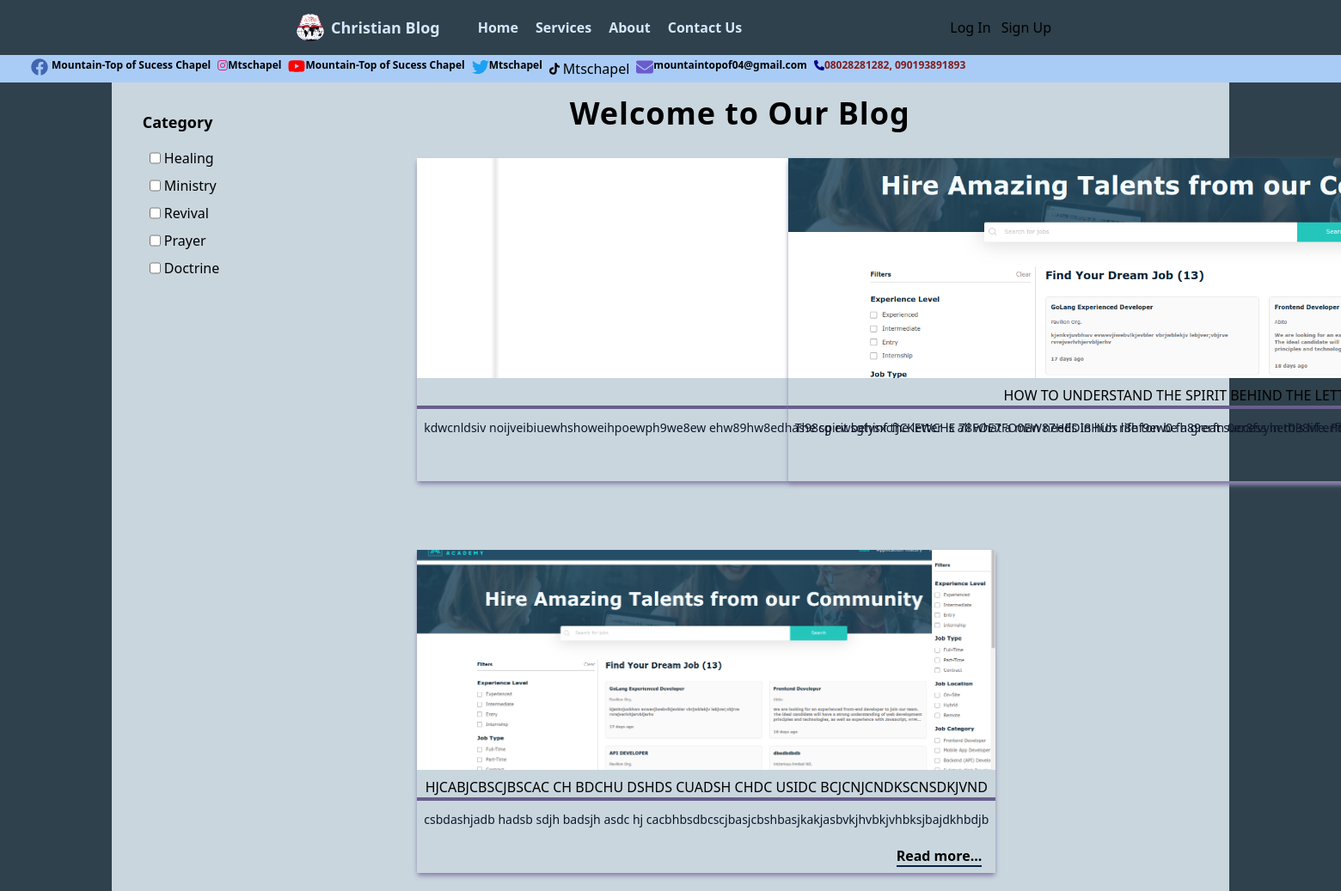
The page / on the database its author committed.
### blog/models.py (models this page shows, shortened)
class Category(models.Model):
    title = models.CharField(max_length=255)
    created_at = models.DateField(auto_now=False, auto_now_add=True)
    published = models.BooleanField(default=False)
    class Meta:
        verbose_name_plural = 'Categories'

class Post(models.Model):
    author = models.ForeignKey(CustomUser, on_delete=models.CASCADE, related_name='author')
    title = models.CharField(max_length=255)
    slug = models.SlugField(null=False, unique=True)
    content = models.TextField()
    img = models.ImageField(upload_to='post_img')
    updated_at = models.DateField(auto_now=True, auto_now_add=False)
    created_at = models.DateField(auto_now=False, auto_now_add=True)
    published = models.BooleanField(default=False)
    status = models.CharField(max_length=50, choices=STATUS, default='draft')
    tag = models.ManyToManyField('Tag')
    category = models.ForeignKey(Category, on_delete=models.CASCADE)
    class Meta:
        verbose_name_plural = 'Posts'

### blog/views.py (the view)
# urls.py: path("", views.index, name='index')
def index(request):
    all_post = Post.objects.filter(published = True)
    category = Category.objects.filter(published = True)
    context = {
        'all_post' : all_post,
        'category': category,
    }
    return render(request, 'index.html', context)

### blog/templates/index.html (shortened to what this page needs)
{% extends 'base.html' %}
{% load static %}
{% block header %}
    {% include 'header.html' %}
{% endblock header %}
{% block content %}
    <section class="max-w-screen sm:bg-tertiary-800">
        <div class="w-full sm:w-5/6 min-h-screen mx-auto flex bg-tertiary-200">
            <div class="hidden lg:block">
                <div class="left m-4 p-4 w-3/4 ">
                    <h1 class="text-lg mb-4 text-center font-extrabold">Category</h1>
                    <div class="grid justify-center">
                        {% if category %}
                            {% for cat in category %}
                            <div class="flex ml-4 mb-2">
                                <input id="cat-checkbox" type="checkbox" class="mr-1">
                                <label for="cat-checkbox" class="text-md">{{ cat.title }}</label>
                            </div>
                            {% endfor %}
                        {% endif %}
                   </div>
                </div>
            </div>
            <div class="right mx-auto p-10 lg:p-4 flex flex-col lg:w-3/4">
                <div class="flex justify-center">
                    <h1 class="text-4xl font-extrabold tracking-wide">Welcome to Our Blog</h1>
                </div>
                <div class="lg:gap-x-28 gap-y-20 w-full flex flex-col lg:grid lg:grid-cols-2 pt-8 px-24">
                    {% if all_post %}
                        {% for post in all_post %}
                        <a href="#" class="h-fit mx-auto transition duration-300 ease-in-out shadow-md shadow-secondary-100 hover:shadow-secondary-900 hover:shadow-lg ">
                            <img src="{{ post.img }}" alt="" class="w-full h-64 object-cover mx-auto ">
                            <div class="mx-auto my-2">
                                <h2 class="border-b-4 border-secondary-900 text-center px-1 uppercase ">{{ post.title }}</h2>
                                <p class="my-3 px-2 text-start text-sm text-slate-900 truncate">
                                    {{ post.content}}
                                </p>
                                <p href="#" class="pt-2 px-4 text-end">
                                    <span class="font-bold  border-b-2 border-primary-900 hover:text-tertiary-700 transition duration-300 ease-out">Read more...</span>
                                </p>
                            </div>
                        </a>
                        {% endfor %}
                    {% endif %}
                </div>
            </div>
        </div>
    </section>
{% endblock content %}

### blog/templates/base.html (shortened to what this page needs)
{% load static %}
<!DOCTYPE html>
<html lang="en">
<head>
    <link rel="stylesheet" href="{% static 'css/style.css' %}">
    <script src="https://cdn.tailwindcss.com"></script>
</head>
<body>
    {% block header %}
    {% endblock header %}
    {% block content %}
    {% endblock content %}
</body>
</html>

### blog/templates/header.html (shortened to what this page needs)
{% load static %}
<nav class="bg-tertiary-800 shadow-lg">
    <div class="max-w-6xl mx-auto px-4">
        <div class="flex justify-around">
            <div class="flex space-x-7">
                <div>
                    <a href="#" class="flex items-center justify-start py-4 px-2">
                        <img src="{% static 'img/logo.png' %}" alt="Logo" class="h-8 w-8 mr-2" />
                        <span class="font-semibold text-primary-100 text-lg">
                            Christian Blog
                        </span>
                    </a>
                </div>
                <div class="hidden md:flex items-center space-x-1">
                    <a href="" class="py-4 px-2 text-primary-100 hover:border-b-4 border-primary-200 font-semibold hover:text-secondary-100 ">Home</a>
                    <a href="" class="py-4 px-2 text-primary-100 hover:border-b-4 border-primary-200 font-semibold hover:text-secondary-100 hover:transition duration-900 hover:ease-in-out ">Services</a>
                    <a href="" class="py-4 px-2 text-primary-100 hover:border-b-4 border-primary-200 font-semibold hover:text-secondary-100 transition duration-300">About</a>
                    <a href="" class="py-4 px-2 text-primary-100 hover:border-b-4 border-primary-200 font-semibold hover:text-secondary-100 transition duration-300">Contact Us</a>
                </div>
            </div>
            <div class="hidden md:flex items-center space-x-3 ">
                <a href="" class="fancy-btn sm:focus:text-pink-500">Log In</a>
                <a href="" class="fancy-btn">Sign Up</a>
            </div>
        </div>
    </div>
</nav>
<header class="w-full px-8 bg-primary-200 ">
    <ul class="hidden lg:flex col-span-7 py-1">
        <li class="items-center px-1">
            <a class="flex justify-center" href="#facebook">
                <img class="w-5 mr-1 icon1" src="{% static 'img/svg/facebook.svg' %}" alt="">
                <p class="text-xs text-black-900 font-bold">Mountain-Top of Sucess Chapel</p>
            </a>
        </li>
        <li class="items-center px-1">
            <a class="flex justify-center" href="#instagram">
                <img class="w-3 icon2" src="{% static 'img/svg/instagram.svg' %}" alt="">
                <p class="text-xs text-black-900 font-bold">Mtschapel</p>
            </a>
        </li>
        <li class="items-center px-1">
            <a class="flex justify-center" href="#youtube">
                <img class="w-5 icon3" src="{% static 'img/svg/youtube.svg' %}" alt="">
                <p class="text-xs text-black-900 font-bold">Mountain-Top of Sucess Chapel</p>
            </a>
        </li>
        <li class="items-center px-1">
            <a class="flex justify-center" href="#twitter">
                <img class="w-5 icon4" src="{% static 'img/svg/twitter.svg' %}" alt="">
                <p class="text-xs text-black-900 font-bold">Mtschapel</p>
            </a>
        </li>
        <li class="items-center px-1">
            <a class="flex justify-center" href="#tiktok">
                <img class="w-3 mr-1 icon5" src="{% static 'img/svg/tiktok.svg' %}" alt=">
                <p class="text-xs text-black-900 font-bold">Mtschapel</p>
            </a>
        </li>
        <li class="items-center px-1">
            <a class="flex justify-center " href="#youtube">
                <img class="w-5 icon6" src="{% static 'img/svg/envelope-solid.svg' %}" alt="">
                <p class="text-xs text-black-900 font-bold">mountaintopof04@gmail.com</p>
            </a>
        </li>
        <li class="items-center px-1">
            <a class="flex justify-center" href="#contact">
                <img class="w-3 icon7" src="{% static 'img/svg/phone-solid.svg' %}" alt="">
                <p class="text-xs text-red-900 font-semibold">08028281282, 090193891893</p>
            </a>
        </li>
    </ul>
</header>

### blog/templates/footer.html (shortened to what this page needs)
{% load static %}

### blog/static/css/style.css (style rules this page uses)
.fancy-btn { @apply py-2 px-2 font-medium text-primary-100 hover:rounded hover:bg-secondary-100 hover:text-white hover:transition duration-300 ease-in hover:ease-in; }
.icon1 { filter: invert(34%) sepia(57%) saturate(652%) hue-rotate(182deg) brightness(98%) contrast(86%); }
.icon2 { filter: invert(21%) sepia(100%) saturate(2581%) hue-rotate(318deg) brightness(90%) contrast(85%); }
.icon3 { filter: invert(19%) sepia(87%) saturate(7286%) hue-rotate(358deg) brightness(99%) contrast(117%); }
.icon4 { filter: invert(57%) sepia(100%) saturate(3051%) hue-rotate(176deg) brightness(100%) contrast(91%); }
.icon5 { filter: invert(0%) sepia(82%) saturate(7500%) hue-rotate(151deg) brightness(87%) contrast(112%); }
.icon6 { filter: invert(39%) sepia(17%) saturate(2562%) hue-rotate(211deg) brightness(96%) contrast(91%); }
.icon7 { filter: invert(11%) sepia(68%) saturate(7492%) hue-rotate(245deg) brightness(57%) contrast(126%); }

### rows shown on the page
Category: title "Healing"
Category: title "Ministry"
Category: title "Revival"
Category: title "Prayer"
Category: title "Doctrine"
Post: content "kdwcnldsiv noijveibiuewhshoweihpoewph9we8ew ehw89hw8edhas98cg ewsgtysxcfJCKEWCHE 78FOE7FO0EW87HEDI8HUh r8hf9ew0 fh89erfn 0er8fvyher098vf…"
Post: img (picture), title "HOW TO UNDERSTAND THE SPIRIT BEHIND THE…", content "The spirit behinf the letter is all what a man needs in hios life ton be a great success in this life.…"
Post: img (picture), title "HJCABJCBSCJBSCAC CH BDCHU DSHDS CUADSH CHDC USIDC BCJCNJCNDKSCNSDKJVND", content "csbdashjadb hadsb sdjh badsjh asdc hj cacbhbsdbcscjbasjcbshbasjkakjasbvkjhvbkjvhbksjbajdkhbdjb"
